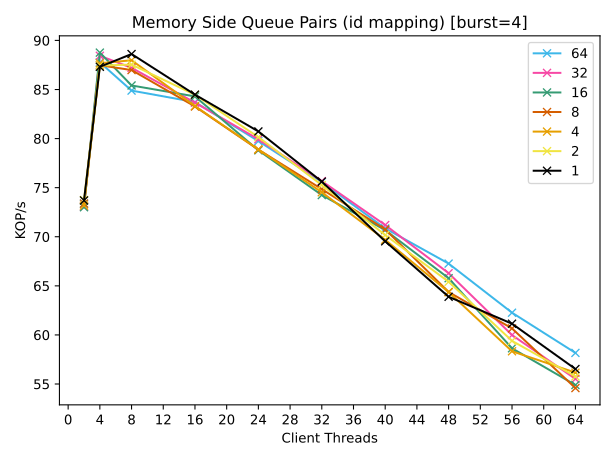

This figure's Python source:
import matplotlib as mpl
import matplotlib.pyplot as plt
import numpy as np
from common_library import *

from svgpathtools import svg2paths
from svgpath2mpl import parse_path


skull_path, skull_attributes = svg2paths('/home/ena/Pictures/matplotlib_custom_markers/Skull_and_Crossbones.svg')
skull_marker = parse_path(skull_attributes[0]['d'])
skull_marker.vertices -= skull_marker.vertices.mean(axis=0)
skull_marker = skull_marker.transformed(mpl.transforms.Affine2D().rotate_deg(180))
skull_marker = skull_marker.transformed(mpl.transforms.Affine2D().scale(-1,1))


def death_marker(ax, threads, throughput, color):
    ax.plot(threads[len(threads)-1:],throughput[len(throughput)-1:], marker=skull_marker, markersize=20, color=color)





#throughput_64_qp=[44287,47938,50053,51806,49811,52664,52956,54340,55329,55879,56628,56844,57501,57204,58273,58132,58169,58635,58774,58991,59233,59250,58862,58699,58888,58868,55634,]
#throughput_48_qp=[28453,38993,43822,47070,50210,52068,51422,52197,53343,52555,55054,56262,55969,56708,57440,57920,58102,58373,57886,58968,58589,59178,58836,58680,58623,59214,56917,58770,58813,58919,57772,58451,]


throughput_64_qp=[73367,87765,84889,83716,79745,75581,70851,67267,62262,58167,]
throughput_32_qp=[73077,88437,87206,83664,79931,75669,71193,66289,59985,55515,]
throughput_16_qp=[73006,88759,85412,84294,78804,74245,70676,65778,58637,54895,]
throughput_8_qp=[73383,87469,86981,83270,78877,74850,70747,64369,60660,54584,]
throughput_4_qp=[73177,87673,87980,83313,78891,74532,69688,64365,58332,56155,]
throughput_2_qp=[73737,87441,87536,84465,80148,75266,70171,65414,59394,55768,]
throughput_1_qp=[73696,87315,88614,84476,80729,75618,69534,63885,61142,56525,]

threads=[2,4,8,16,24,32,40,48,56,64,]

#http://mkweb.bcgsc.ca/colorblind/img/colorblindness.palettes.v11.pdf
#color_128="#2271B2"
color_64="#3DB7E9"
color_32="#F748A5"
color_16="#359B73"
color_8="#D55E00"
color_4="#E69F00"
color_2="#F0E442"
color_1="#000000"

#throughput_64_qp=div_thousand(throughput_64_qp)
#throughput_48_qp=div_thousand(throughput_48_qp)
#throughput_24_qp=div_thousand(throughput_24_qp)
throughput_64_qp=div_thousand(throughput_64_qp)
throughput_32_qp=div_thousand(throughput_32_qp)
throughput_16_qp=div_thousand(throughput_16_qp)
throughput_8_qp=div_thousand(throughput_8_qp)
throughput_4_qp=div_thousand(throughput_4_qp)
throughput_2_qp=div_thousand(throughput_2_qp)
throughput_1_qp=div_thousand(throughput_1_qp)

fig, ax = plt.subplots()
#ax.plot(threads_64_qp,throughput_64_qp, marker='x', label="64", color=color_64) #, width, label=treatment_label, color='tab:blue', hatch='\\')
#ax.plot(threads_48_qp,throughput_48_qp, marker='x', label="48", color=color_48) #, width, label=treatment_label, color='tab:blue', hatch='\\')
#ax.plot(threads_24_qp,throughput_24_qp, marker='x', label="24", color=color_24) #, width, label=treatment_label, color='tab:blue', hatch='\\')
ax.plot(threads,throughput_64_qp, marker='x', label="64", color=color_64) #, width, label=treatment_label, color='tab:blue', hatch='\\')
ax.plot(threads,throughput_32_qp, marker='x', label="32", color=color_32) #, width, label=treatment_label, color='tab:blue', hatch='\\')
ax.plot(threads,throughput_16_qp, marker='x', label="16", color=color_16) #, width, label=treatment_label, color='tab:blue', hatch='\\')
ax.plot(threads,throughput_8_qp, marker='x', label="8", color=color_8) #, width, label=treatment_label, color='tab:blue', hatch='\\')
ax.plot(threads,throughput_4_qp, marker='x', label="4", color=color_4) #, width, label=treatment_label, color='tab:blue', hatch='\\')
ax.plot(threads,throughput_2_qp, marker='x', label="2",color=color_2) #, width, label=treatment_label, color='tab:blue', hatch='\\')
ax.plot(threads,throughput_1_qp, marker='x', label="1",color=color_1) #, width, label=treatment_label, color='tab:blue', hatch='\\')

# Add some text for labels, title and custom x-axis tick labels, etc.
ax.set_ylabel('KOP/s')
ax.set_title('Memory Side Queue Pairs (id mapping) [burst=4]')
ticks = range(0,65)
ticks = [x for x in ticks if not x % 4]
ax.set_xticks(ticks)
ax.set_xlabel("Client Threads")
ax.legend()
fig.tight_layout()
save(plt)
#plt.show()
